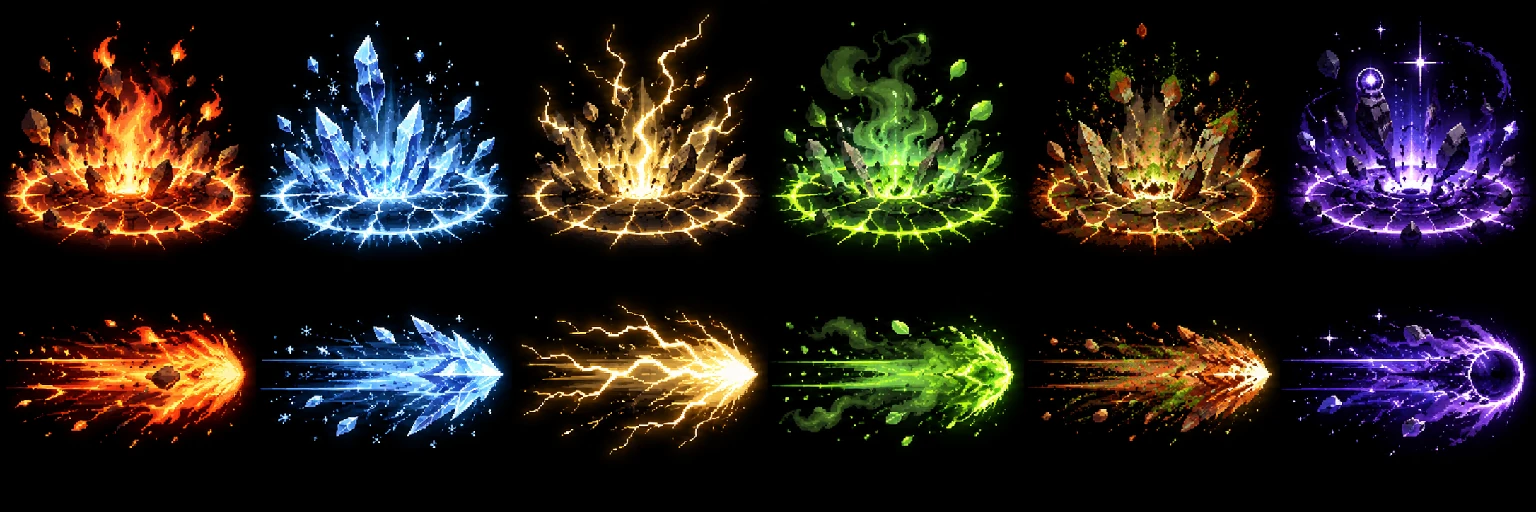
#> input picture design/abyss/fxA-src.webp, 1536 x 512 px, given in place of 광전사 바르카논(그림자).png, which was not available
$ python cut-necro-boss.py ../design/abyss
#> lines starting #> are read from the running program, lines starting #| are printed output that depends on the picture; after the words box and inside, x2 and y2 are one past the last pixel; in counts of white or black regions, pixels touching at a corner belong together
"""히든 직업 Necromancer 004 — 보스 그림자 그림(11월 20일 사용자가 직접 만든 그림) 을 게임 그림으로 옮긴다.
   원본은 사용자 컴퓨터 「네갈래 방어선 RPG 이미지/그림자」 폴더(저장소에 넣지 않는다 — 한 장 1~2MB).
   흰 바탕 그림(불사조 · 그라모르 · 아그라스 · 모르가스 · 기계형)은 테두리에서 이어진 밝은 자리만 투명하게 바꾼다
   (흰색을 알파로 — 연기 가장자리는 반투명 검정으로 남는다. 몸 안의 밝은 빛은 테두리와 이어지지 않아 그대로).
   결과: public/assets/game/rpg/effects/hidden-jobs/necromancer/boss/<몹 종류>.webp — 그림 상자로 자르고 높이 BOX_H · 너비 BOX_W 안으로 줄인다.
   파일 이름 → 몹 종류 대응은 FILES. necroBossArt.js NC_BOSS_ART 와 같아야 한다(tools/necro.test.mjs 가 본다).
   실행: python3 tools/cut-necro-boss.py <원본 폴더>"""
import os, sys
import numpy as np
from PIL import Image
from scipy import ndimage

ROOT = os.path.dirname(os.path.dirname(os.path.abspath(__file__)))
OUT = os.path.join(ROOT, "public/assets/game/rpg/effects/hidden-jobs/necromancer/boss")
BOX_H, BOX_W = 320, 480          # 게임 그림자 판(높이 160 · 너비 236) 의 2배 — 명부 창 초상도 이 그림을 쓴다
LIGHT, FAINT, RING_SAT = 185, 20, 45   # 바탕으로 볼 밝기(세 색 모두 이 값 위) · 버릴 옅은 알파 · 갇힌 밝은 자리 둘레 채도(아래면 바탕)

FILES = {
    "광전사 바르카논(그림자).png": "barkanon",
    "질풍의 망령 세르카(그림자).png": "serka",
    "길드토벌/강화된 슬라임(그림자).png": "guild_slime",
    "길드토벌/바다세이렌(그림자).png": "guild_siren",
    "길드토벌/불사조(그림자).png": "guild_phoenix",
    "던전/강철 파괴자 그라모르(그림자).png": "gramor",
    "던전/대지의 재앙 아그라스(그림자).png": "argas",
    "던전/불멸의 군주 모르가스(그림자).png": "morgas",
    "심연의 탑/녹슨 심판관(그림자).png": "tg_corrode",
    "심연의 탑/뇌운 파수꾼(그림자).png": "tg_bolt",
    "심연의 탑/썩은 연꽃의 마녀(그림자).png": "tg_poison",
    "심연의 탑/얼어붙은 사제(그림자).png": "tg_frost",
    "심연의 탑/재의 용기사(그림자).png": "tg_fire",
    "심연의 탑/틈새의 거신.png": "tg_gravity",
    "월드보스/거대 뱀 괴수(그림자).png": "world_serpent",
    "월드보스/고대 번개 기계형 괴수(그림자).png": "world_machine",
    "월드보스/공허의 관측자 괴수(그림자).png": "world_void",
    "월드보스/뇌조 괴수(그림자).png": "world_thunderbird",
    "월드보스/드래곤 괴수 (그림자).png": "world_dragon",
}
FLIP = {"world_thunderbird"}     # 왼쪽을 보는 그림 — 게임 몹은 오른쪽을 보므로 뒤집어 둔다
ALL_LIGHT = {"guild_phoenix"}    # 날개 사이를 연보라 흰 빛이 채운 그림 — 밝은 자리를 모두 흰색 → 알파로(빛은 옅은 보라로 남는다)

def unwhite(a, every=False):
    """테두리에서 이어진 밝은 자리(흰 바탕) 를 흰색 → 알파로 바꾼다"""
#> called with every = False
    rgb = a[..., :3].astype(np.float32)
    light = (rgb.min(axis=2) > LIGHT) & (a[..., 3] > 0)
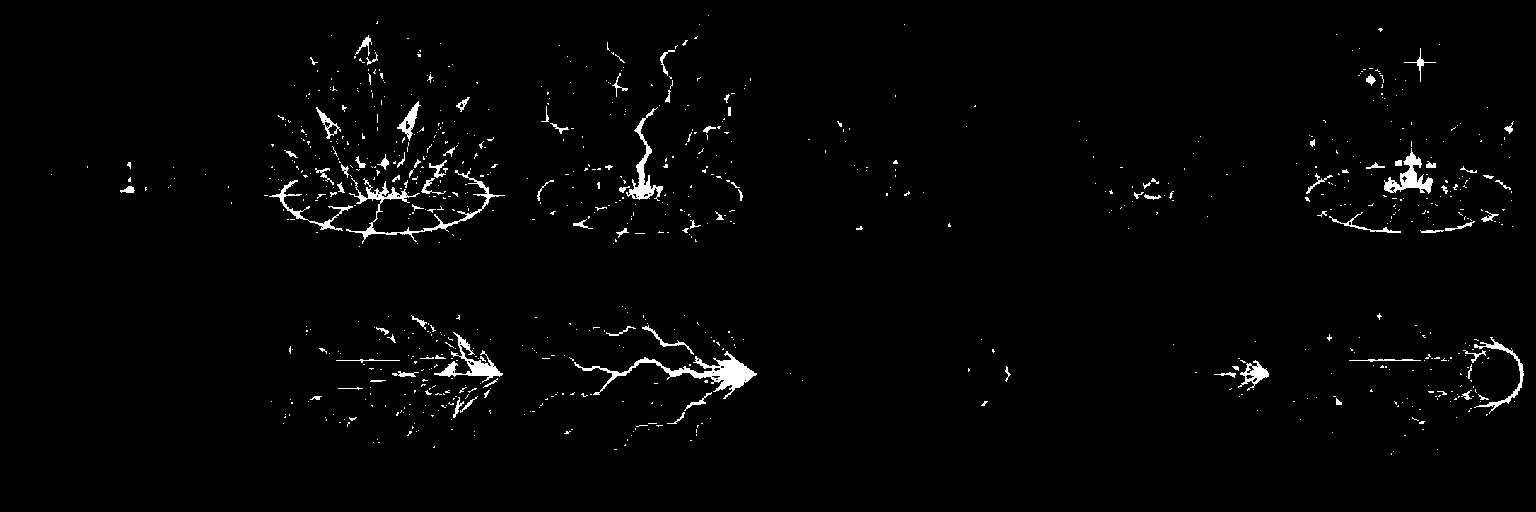
#> light: shape (512, 1536) bool; 1.8% white; 869 white regions (778 under 20 px), largest, box (x1, y1, x2, y2) and area: (574, 351, 757, 399) 1710, (346, 170, 505, 244) 1256, (434, 332, 503, 383) 827
    lab, n = ndimage.label(light)
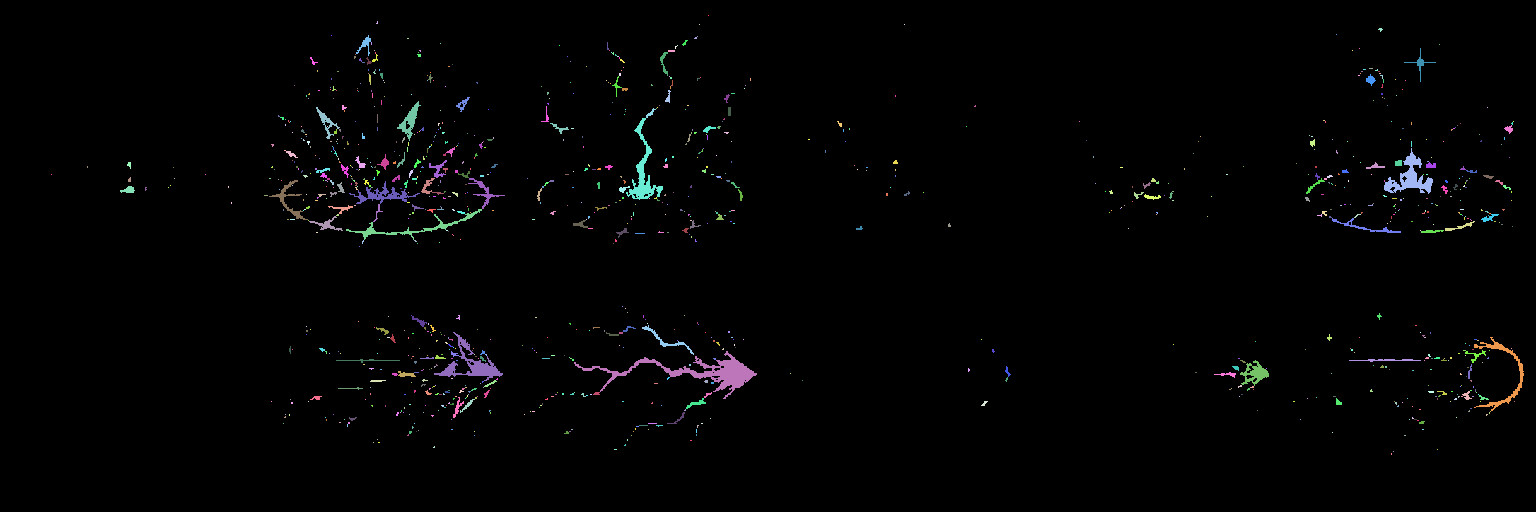
#> lab: shape (512, 1536) int32; 1101 distinct labels, from 0 to 1100; one colour per label, 0 black
#> n = 1100
    edge = set(np.unique(np.concatenate([lab[0], lab[-1], lab[:, 0], lab[:, -1]]))) - {0}
#> edge = 0 items
    # 몸 사이에 갇힌 흰 바탕(다리 · 날개 사이) 도 바탕이다 — 둘레가 무채색이면 바탕, 둘레가 색이 짙으면(푸른 구슬 · 보라 불빛의 흰 속) 빛이라 남긴다
    sat = rgb.max(axis=2) - rgb.min(axis=2)
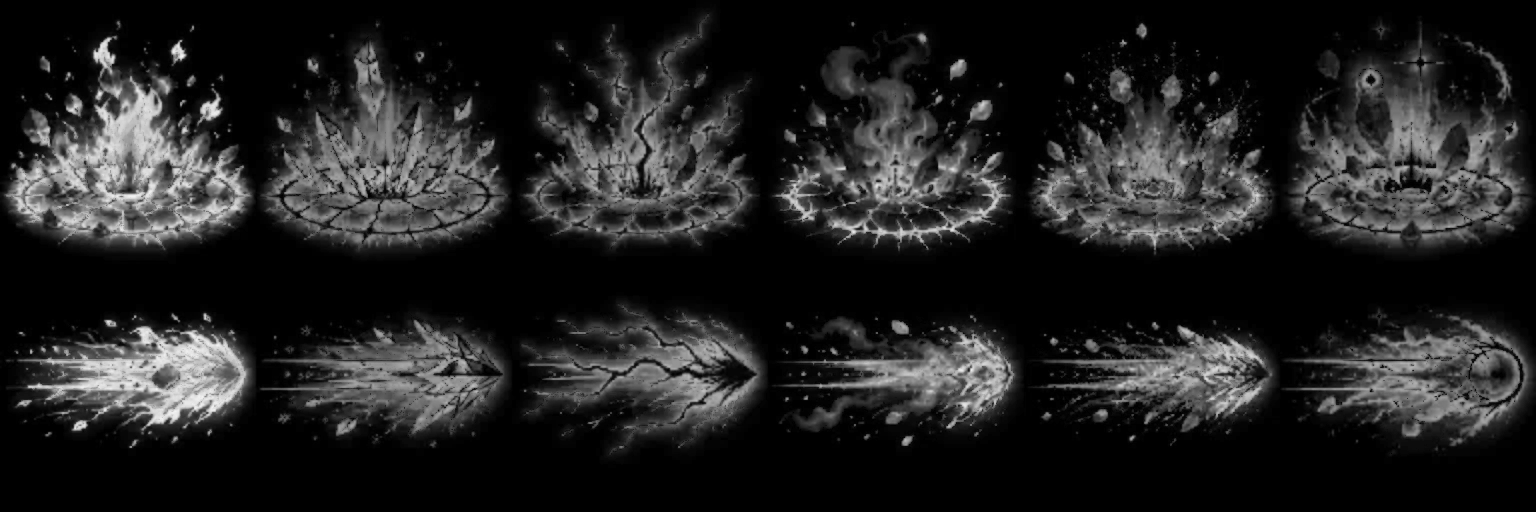
#> sat: shape (512, 1536) float32; min 0, max 245, mean 34.1
    for i, sl in enumerate(ndimage.find_objects(lab), 1):
        if i in edge: continue
        y0, y1 = max(0, sl[0].start - 4), sl[0].stop + 4
        x0, x1 = max(0, sl[1].start - 4), sl[1].stop + 4
        part = lab[y0:y1, x0:x1] == i
        ring = ndimage.binary_dilation(part, iterations=3) & ~part & ~light[y0:y1, x0:x1]
        if ring.any() and sat[y0:y1, x0:x1][ring].mean() < RING_SAT:
            edge.add(i)
#> this loop made 1100 passes
#> (y0, y1, x0, x1) on passes 1 to 3: (11, 20, 704, 713), (17, 28, 372, 382), (20, 29, 695, 704)
#> after the loop, edge = 162 items
    bg = light if every else np.isin(lab, list(edge))
#> bg: shape (512, 1536) bool; 0.05% white in thin lines or dots, all inside (x1, y1, x2, y2) = (269, 15, 1488, 455)
    bg = ndimage.binary_dilation(bg, iterations=2) & (rgb.min(axis=2) > 120)   # 가장자리 번짐도 함께
#> bg: shape (512, 1536) bool; 0.09% white in thin lines or dots, all inside (x1, y1, x2, y2) = (269, 15, 1490, 455)
    al = (255 - rgb.min(axis=2)) / 255.0                                       # 흰색에서 먼 만큼 남긴다
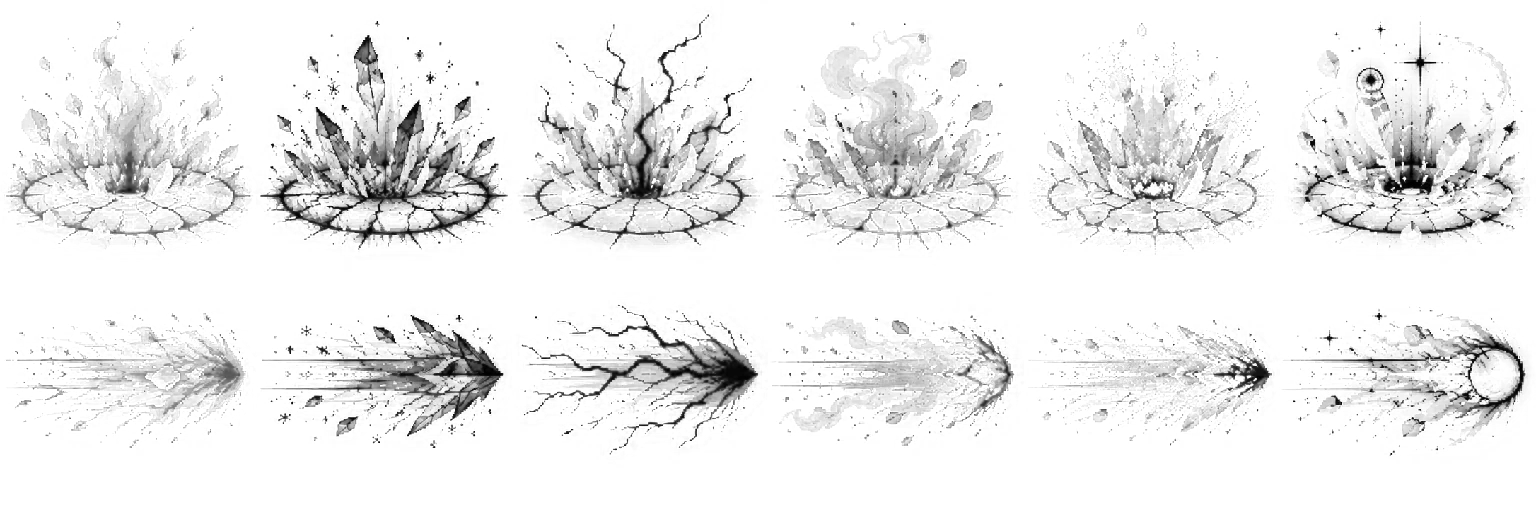
#> al: shape (512, 1536) float32; min 0, max 1, mean 0.932
    keep = np.clip(al, 1e-3, 1)[..., None]
    col = np.clip((rgb - 255 * (1 - keep)) / keep, 0, 255)
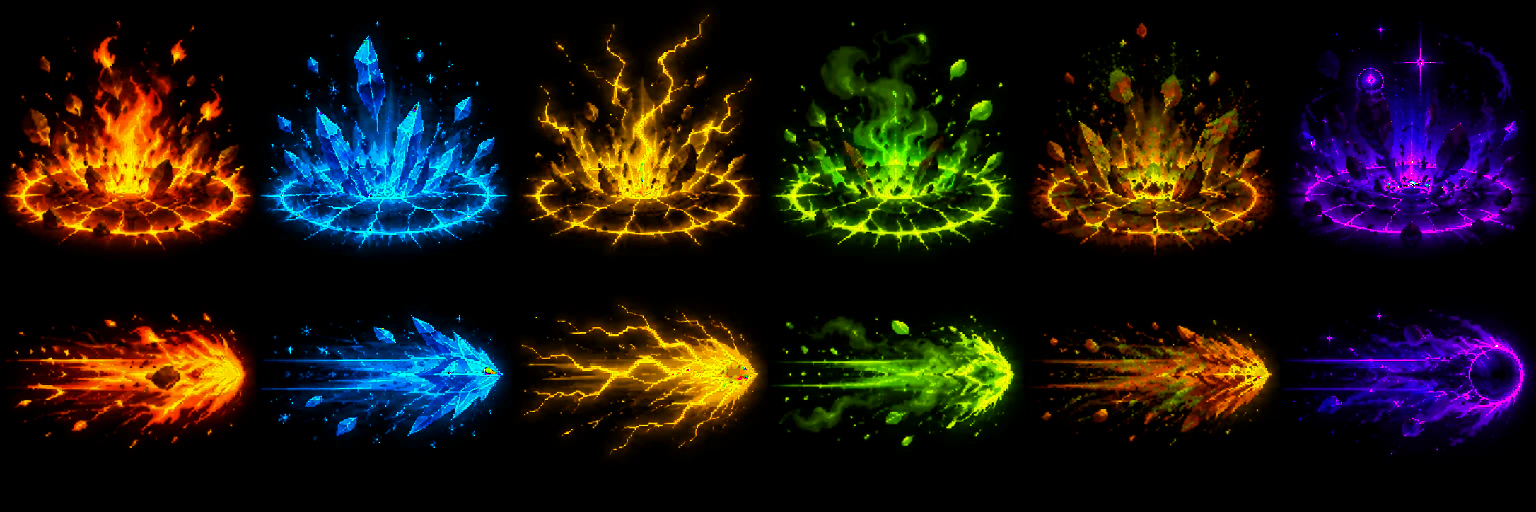
#> col: shape (512, 1536, 3) float32; mean R, G, B 29.9, 23.3, 17.4
    out = a.copy()
    out[..., :3] = np.where(bg[..., None], col, rgb).astype(np.uint8)
    out[..., 3] = np.where(bg, (al * a[..., 3]).astype(np.uint8), a[..., 3])
    return out

def main(src):
    os.makedirs(OUT, exist_ok=True)
    for name, kind in FILES.items():
        im = Image.open(os.path.join(src, name)).convert("RGBA")
        a = np.asarray(im).copy()
        if (a[..., 3] > 0).all():                    # 알파가 없는 그림 = 흰 바탕
            a = unwhite(a, kind in ALL_LIGHT)
        a[..., 3] = np.where(a[..., 3] < FAINT, 0, a[..., 3])
#> a: shape (512, 1536, 4); mean R, G, B, A 39.4, 32.7, 28.5, 254.8
        ys, xs = np.where(a[..., 3] > 0)
        im = Image.fromarray(a[ys.min():ys.max() + 1, xs.min():xs.max() + 1], "RGBA")
        if kind in FLIP:
            im = im.transpose(Image.FLIP_LEFT_RIGHT)
        k = min(1, BOX_H / im.height, BOX_W / im.width)
#> k = 0.312
        im = im.resize((max(1, round(im.width * k)), max(1, round(im.height * k))), Image.LANCZOS)
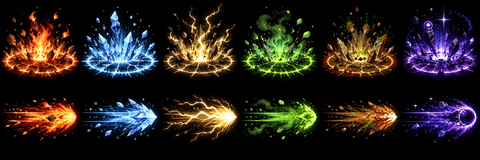
#> im: PIL image 480x160 RGBA; mean R, G, B, A 39.5, 32.7, 28.6, 254.8; transparent parts drawn white
        im.save(os.path.join(OUT, f"{kind}.webp"), "WEBP", quality=90, method=6)
        print(kind, im.size)
#| barkanon (480, 160)
#> pass 2 of the loop in main, `for name, kind in FILES.items():`:
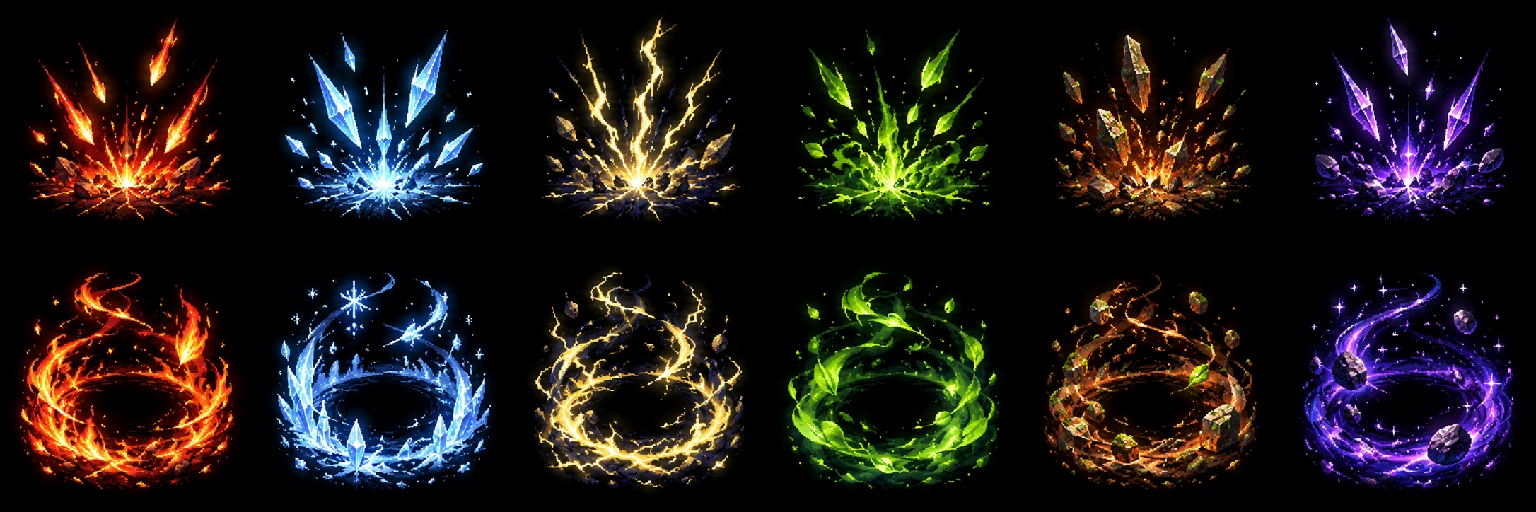
#> input picture design/abyss/fxB-src.webp, 1536 x 512 px, given in place of 질풍의 망령 세르카(그림자).png, which was not available
#> light: shape (512, 1536) bool; 1.2% white in thin lines or dots, all inside (x1, y1, x2, y2) = (42, 29, 1513, 484)
#> in unwhite (call 2), `lab, n = ndimage.label(light)`:
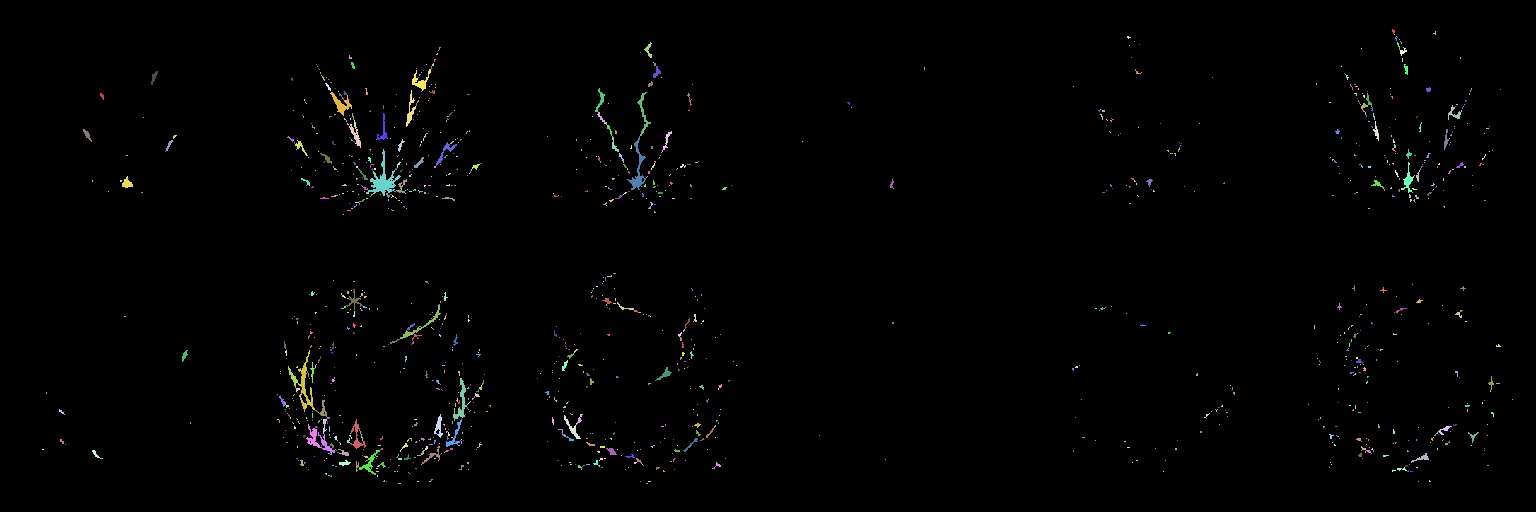
#> lab: shape (512, 1536) int32; 1327 distinct labels, from 0 to 1326; one colour per label, 0 black
#> n = 1326
#> in unwhite (call 2), `edge = set(np.unique(np.concatenate([lab[0], lab[-1], lab[:, 0], lab[:..`: edge = 0 items
#> the loop in unwhite (call 2), `for i, sl in enumerate(ndimage.find_objects(lab), 1):` made 1326 passes
#> (y0, y1, x0, x1) on passes 1 to 3: (25, 38, 1388, 1399), (27, 39, 1429, 1440), (30, 39, 1390, 1399)
#> a: shape (512, 1536, 4); mean R, G, B, A 30.6, 24.9, 23.2, 254.7
#> in main, `im = im.resize((max(1, round(im.width * k)), max(1, round(im.height * ..`:
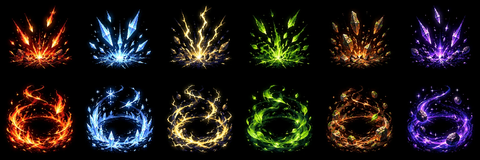
#> im: PIL image 480x160 RGBA; mean R, G, B, A 30.7, 25, 23.3, 254.7; transparent parts drawn white
#| serka (480, 160)

if __name__ == "__main__":
#> (the run stopped early here; a loop or call above may not have finished)
